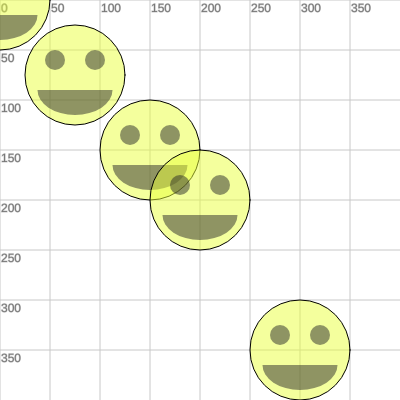
Frame 1 (no input)
Frame 60 (no input): identical to frame 1, image omitted
Frame 120 (the mouse pressed at the canvas centre since frame 60): identical to frame 1, image omitted

The p5.js sketch that drew this single still picture (run headless with seeded random() and noise() and a simulated clock; from frame 60 on, the mouse is pressed at the canvas centre):

// p5.js sketch
// ── sketch.js
function setup(){
    // create a canvas that is
    // (width:400px, height:400px)
    createCanvas(400,400);
}

var gridSize = 50;

function draw() {
    // set the background to 'white'
    background(255);

    // draw a grid
    drawGrid();
    drawGridText();

    // no translate, smiley at true
    // (x:0, y:0)

    // ** draw the smily face **
    stroke( 0 );
    fill('rgba(234, 255, 61, 0.5)');
    ellipse( 0, 0, 100 );
    noStroke();
    fill( 40, 127 );
    arc( 0, 15, 75, 50, 0, PI );
    ellipse( -20, -15, 20 );
    ellipse( 20, -15, 20 );

    // translate to (x:75, y:75)
    // smiley centered at (x:75, y:75)
    translate( 75, 75 );
    // ** draw the smily face **
    stroke( 0 );
    fill('rgba(234, 255, 61, 0.5)');
    ellipse( 0, 0, 100 );
    noStroke();
    fill( 40, 127 );
    arc( 0, 15, 75, 50, 0, PI );
    ellipse( -20, -15, 20 );
    ellipse( 20, -15, 20 );

    // translate to (x:75, y:75)
    // smiley centered at (x:150, y:150)
    // prev(x:75, y:75) + new(x:75, y:75)
    translate( 75, 75 );
    // ** draw the smily face **
    stroke( 0 );
    fill('rgba(234, 255, 61, 0.5)');
    ellipse( 0, 0, 100 );
    noStroke();
    fill( 40, 127 );
    arc( 0, 15, 75, 50, 0, PI );
    ellipse( -20, -15, 20 );
    ellipse( 20, -15, 20 );

    // translate to (x:50, y:50)
    // prev(x:150, y:150) + new(x:50, y:50)
    // smiley centered at (x:200, y:200)
    translate( 50, 50 );
    // ** draw the smily face **
    stroke( 0 );
    fill('rgba(234, 255, 61, 0.5)');
    ellipse( 0, 0, 100 );
    noStroke();
    fill( 40, 127 );
    arc( 0, 15, 75, 50, 0, PI );
    ellipse( -20, -15, 20 );
    ellipse( 20, -15, 20 );

    // translate to (x:100, y:150)
    // prev(x:200, y:200) + new(x:100, y:150)
    // smiley centered at (x:300, y:250)
    translate( 100, 150 );
    // ** draw the smily face **
    stroke( 0 );
    fill('rgba(234, 255, 61, 0.5)');
    ellipse( 0, 0, 100 );
    noStroke();
    fill( 40, 127 );
    arc( 0, 15, 75, 50, 0, PI );
    ellipse( -20, -15, 20 );
    ellipse( 20, -15, 20 );
}




function drawGrid() {
	stroke(200);
	fill(120);
	for (var x=-width; x < width; x+=gridSize) {
		line(x, -height, x, height);
	}
	for (var y=-height; y < height; y+=gridSize) {
		line(-width, y, width, y);
	}
}
function drawGridText() {
	stroke(200);
	fill(120);
	for (var x=-width; x < width; x+=gridSize) {
		text(x, x+1, 12);
	}
	for (var y=-height; y < height; y+=gridSize) {
		text(y, 1, y+12);
	}
}
